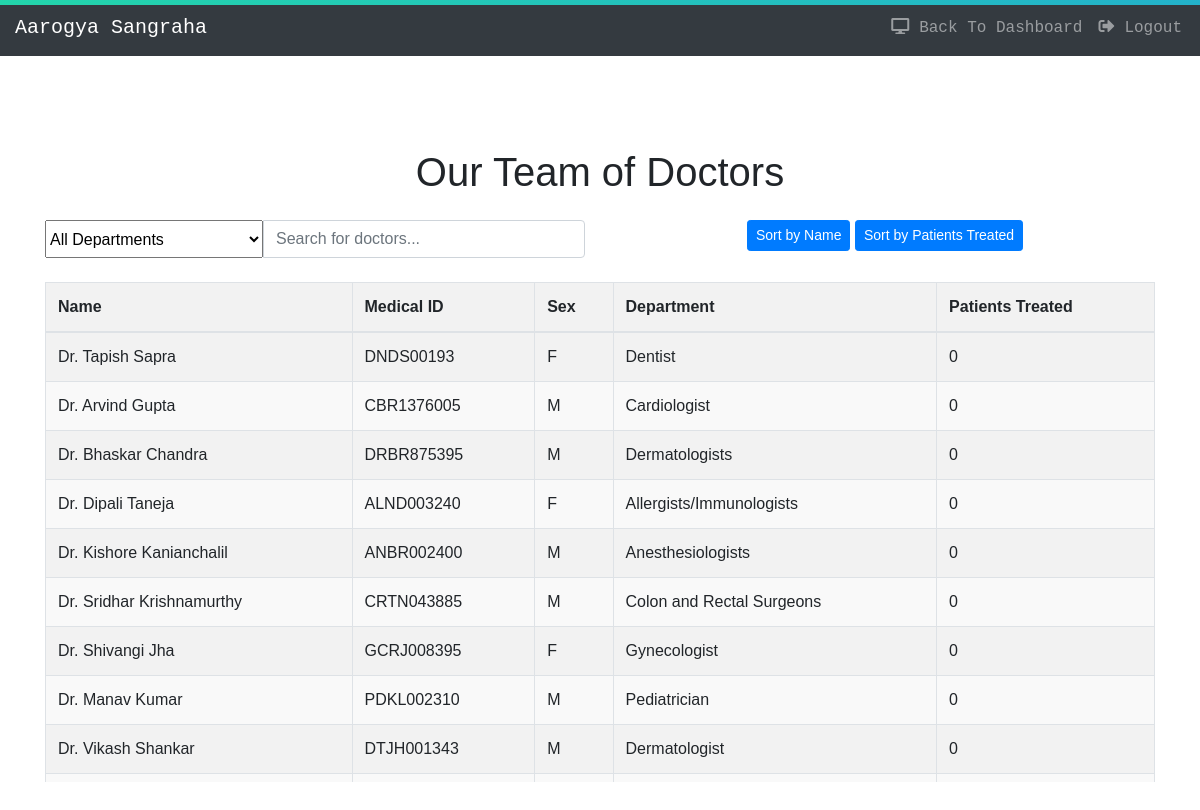
/treatment/hospital_medpraclist/0000879056 (signed in), run on the app's committed database.
### treatment/models.py (models this page shows, shortened)
class MedicalPractitioner(models.Model):
    user=models.OneToOneField(User,on_delete=models.CASCADE)
    medicalID = models.CharField(max_length=10,primary_key=True)
    sex = models.CharField(max_length=1,choices=sex_c,default=None)
    date_of_birth = models.DateField()
    hospitalID = models.ForeignKey(Hospital,on_delete=models.SET_NULL,null=True,blank=True,to_field='hospitalID')
    department = models.CharField(max_length=50,choices=departments,default=None)
    status = models.CharField(max_length=21, choices=(
        ('Authorized','Authorized'),
        ('Suspended','Suspended'),
        ('Permanently Suspended','Permanently Suspended')
    ), default='Authorized')

### treatment/views.py (the view)
# urls.py: path('hospital_medpraclist/<str:hospitalID>', views.hospital_medpraclist, name='hospital_medpraclist'),
def hospital_medpraclist(request, hospitalID):
    medical_practitioners = models.MedicalPractitioner.objects.filter(
        hospitalID=hospitalID
    ).annotate(
        patients_treated=Count('treatment')
    )
    return render(request, 'treatment/hospital_medPrac.html', {'medical_practitioners': medical_practitioners})

### treatment/templates/treatment/hospital_medPrac.html (shortened to what this page needs)
{% load static %}
<!DOCTYPE html>
<html lang="en">
<head>
  <link k rel="stylesheet" href="https://cdn.jsdelivr.net/npm/bootstrap@4.6.1/dist/css/bootstrap.min.css">
  <link rel="stylesheet" href="https://cdnjs.cloudflare.com/ajax/libs/font-awesome/5.10.2/css/all.css">
  <link rel="stylesheet" href="{% static 'treatment/css/hospital_medPrac.css' %}">
  <link rel="stylesheet" href="https://cdnjs.cloudflare.com/ajax/libs/font-awesome/5.15.3/css/all.min.css">
</head>
<body>
  <div class="grad-bar"></div>
  <nav class="navbar navbar-expand-lg navbar-dark bg-dark">
    <a class="navbar-brand" href="{% url 'home' %}">Aarogya Sangraha</a>
    <div class="collapse navbar-collapse" id="navbarNav">
      <ul class="navbar-nav ml-auto">
        {% if user.hospital %}
        <li class="nav-item">
          <a class="nav-link" href="{% url 'treatment:hospital_dashboard' request.user.hospital.hospitalID %}"><i class="fas fa-desktop"></i></i>Back To Dashboard</a>
        </li>
        <li class="nav-item">
          <a class="nav-link" href="{% url 'treatment:hospitallogout' %}"><i class="fas fa-sign-out-alt"></i>Logout</a>
        </li>
        {% elif user.admin %}
        <li class="nav-item">
          <a class="nav-link" href="{% url 'treatment:admin_dashboard' request.user.username %}"><i class="fas fa-desktop"></i>Back To Dashboard</a>
        </li>
        <li class="nav-item">
          <a class="nav-link" href="{% url 'treatment:adminlogout' %}"><i class="fas fa-sign-out-alt"></i>Logout</a>
        </li>
        {% endif %}
      </ul>
    </div>
  </nav>
  <div class="container my-5">
    <h1 class="text-center mb-4">Our Team of Doctors</h1>
    <div class="row mb-4">
      <div class="col-md-6">
        <div class="input-group">
          <select class="form-select" id="departmentFilter" onchange="filterAndSearchFunction()">
            <option value="">All Departments</option>
          </select>
          <input type="text" class="form-control" id="doctorSearch" onkeyup="filterAndSearchFunction()" placeholder="Search for doctors...">
        </div>
      </div>
      <div class="col-md-6 text-end">
        <button class="btn btn-primary btn-sm" onclick="sortTable(0)">Sort by Name</button>
        <button class="btn btn-primary btn-sm" onclick="sortTable(4)">Sort by Patients Treated</button>
      </div>
    </div>
    <div class="table-responsive table-container">
      <table class="table table-striped table-bordered" id="doctorTable">
        <thead>
          <tr>
            <th>Name</th>
            <th>Medical ID</th>
            <th>Sex</th>
            <th>Department</th>
            <th>Patients Treated</th>
          </tr>
        </thead>
        <tbody id="doctorData">
          {% for medical_practitioner in medical_practitioners %}
          <tr>
            <td>Dr. {{ medical_practitioner.user.first_name }} {{ medical_practitioner.user.last_name }}</td>
            <td>{{ medical_practitioner.medicalID }}</td>
            <td>{{ medical_practitioner.sex }}</td>
            <td>{{ medical_practitioner.department }}</td>
            {% if medical_practitioner.department == 'Nurse' %}
            <td>N/A</td>
            {% else %}
            <td>{{ medical_practitioner.patients_treated }}</td>
            {% endif %}
          </tr>
          {% endfor %}
        </tbody>
      </table>
    </div>
  </div>
</body>
</html>

### treatment/static/treatment/css/hospital_medPrac.css (style rules this page uses)
body { font-family: 'Poppins', sans-serif, Arial; text-align: center; margin: 0; padding-top: 100px; }
* { margin: 0; padding: 0; }
i { margin-right: 10px; }
.navbar { font-family: "Space Mono", monospace; padding-right: 10px; padding-left: 15px; display: -webkit-box; display: -ms-flexbox; display: flex; -webkit-box-pack: justify; -ms-flex-pack: justify; justify-content: space-between; -webkit-box-align: center; -ms-flex-align: center; align-items: center; position: fixed; top: 0; width: 100%; z-index: 1000; }
.grad-bar { width: 100%; height: 5px; z-index: 1001; background: -webkit-linear-gradient(-45deg, #EE7752, #E73C7E, #23A6D5, #23D5AB); background: linear-gradient(-45deg, #EE7752, #E73C7E, #23A6D5, #23D5AB); background-size: 400% 400%; -webkit-animation: gradbar 7.5s ease infinite; -moz-animation: gradbar 7.5s ease infinite; -o-animation: gradbar 7.5s ease infinite; animation: gradbar 7.5s ease infinite; position: fixed; top: 0; }
h1 { text-align: center; }
table { width: 100%; border-collapse: collapse; }
th, td { padding: 1rem; text-align: left; }
th { background-color: #f2f2f2; border-bottom: 2px solid #ddd; }
tr { border-top: 1px solid #ddd; }
tr:nth-child(even) { background-color: #f9f9f9; }

### treatment/templates/treatment/hospital_medPrac.html (style rules this page uses)
.table-container { max-height: 500px; overflow-y: auto; }

### data on the page
MedicalPractitioner: user.first_name "Tapish", user.last_name "Sapra", medicalID "DNDS00193", sex "F", department "Dentist", patients_treated "0"
MedicalPractitioner: user.first_name "Arvind", user.last_name "Gupta", medicalID "CBR1376005", sex "M", department "Cardiologist", patients_treated "0"
MedicalPractitioner: user.first_name "Bhaskar", user.last_name "Chandra", medicalID "DRBR875395", sex "M", department "Dermatologists", patients_treated "0"
MedicalPractitioner: user.first_name "Dipali", user.last_name "Taneja", medicalID "ALND003240", sex "F", department "Allergists/Immunologists", patients_treated "0"
MedicalPractitioner: user.first_name "Kishore", user.last_name "Kanianchalil", medicalID "ANBR002400", sex "M", department "Anesthesiologists", patients_treated "0"
MedicalPractitioner: user.first_name "Sridhar", user.last_name "Krishnamurthy", medicalID "CRTN043885", sex "M", department "Colon and Rectal Surgeons", patients_treated "0"
MedicalPractitioner: user.first_name "Shivangi", user.last_name "Jha", medicalID "GCRJ008395", sex "F", department "Gynecologist", patients_treated "0"
MedicalPractitioner: user.first_name "Manav", user.last_name "Kumar", medicalID "PDKL002310", sex "M", department "Pediatrician", patients_treated "0"
MedicalPractitioner: user.first_name "Vikash", user.last_name "Shankar", medicalID "DTJH001343", sex "M", department "Dermatologist", patients_treated "0"
